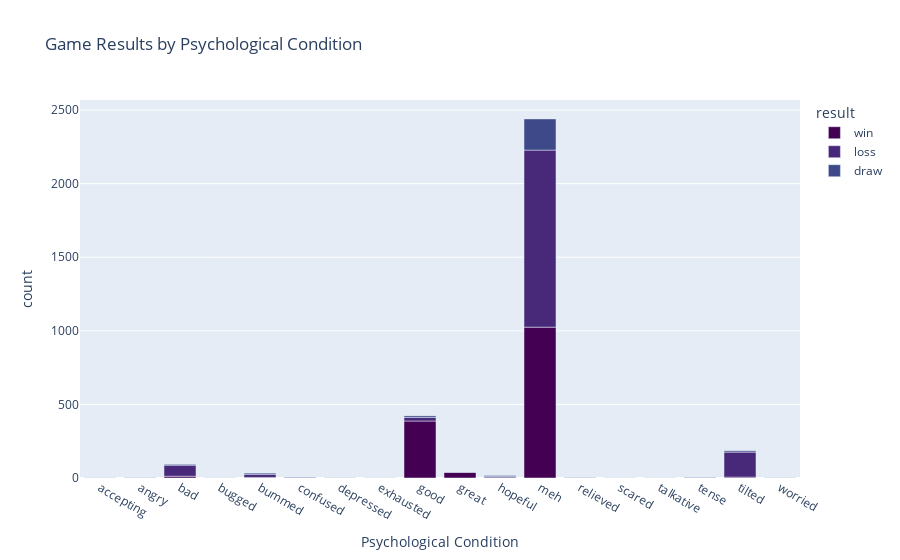

The code cell stored with this chart in its notebook:
### Markdown cell above
The stacked bar chart showcases game results based on the player's psychological condition. Some interesting observations:

For most psychological conditions, the number of wins and losses are relatively close.
The "meh" condition has a notably higher number of games compared to other conditions. This might suggest that the player often felt neutral or indifferent during gameplay.
"Good" and "great" conditions tend to have much more wins than losses.
"Bad" condition appears to have more losses than wins, suggesting that a player's negative mood might adversely affect gameplay.

### Code cell
# interactive plot
import plotly.express as px

# Convert the crosstab dataframe to a long format for plotly
long_df = psych_condition_vs_result.reset_index().melt(id_vars='psychological_condition', 
                                                       value_vars=['win', 'loss', 'draw'],
                                                       var_name='result', value_name='count')

# Create an interactive bar chart using plotly
fig = px.bar(long_df, x='psychological_condition', y='count', color='result', 
             title="Game Results by Psychological Condition", 
             labels={'psychological_condition': 'Psychological Condition'},
             color_discrete_sequence=px.colors.sequential.Viridis)

fig.show()

### Figure 1 — Plotly figure (JSON) as saved in the notebook; plotly's stock layout.template omitted (floating-point values rounded to 4 significant figures)
{"data": [{"alignmentgroup": "True", "hovertemplate": "result=win<br>Psychological Condition=%{x}<br>count=%{y}<extra></extra>", "legendgroup": "win", "marker": {"color": "#440154", "pattern": {"shape": ""}}, "name": "win", "offsetgroup": "win", "orientation": "v", "showlegend": true, "textposition": "auto", "type": "bar", "x": ["accepting", "angry", "bad", "bugged", "bummed", "confused", "depressed", "exhausted", "good", "great", "hopeful", "meh", "relieved", "scared", "talkative", "tense", "tilted", "worried"], "xaxis": "x", "y": [0, 0, 12, 0, 4, 1, 0, 0, 387, 40, 2, 1025, 1, 1, 3, 3, 6, 0], "yaxis": "y"}, {"alignmentgroup": "True", "hovertemplate": "result=loss<br>Psychological Condition=%{x}<br>count=%{y}<extra></extra>", "legendgroup": "loss", "marker": {"color": "#482878", "pattern": {"shape": ""}}, "name": "loss", "offsetgroup": "loss", "orientation": "v", "showlegend": true, "textposition": "auto", "type": "bar", "x": ["accepting", "angry", "bad", "bugged", "bummed", "confused", "depressed", "exhausted", "good", "great", "hopeful", "meh", "relieved", "scared", "talkative", "tense", "tilted", "worried"], "xaxis": "x", "y": [2, 3, 75, 1, 21, 5, 3, 1, 24, 0, 8, 1203, 0, 0, 0, 2, 170, 0], "yaxis": "y"}, {"alignmentgroup": "True", "hovertemplate": "result=draw<br>Psychological Condition=%{x}<br>count=%{y}<extra></extra>", "legendgroup": "draw", "marker": {"color": "#3e4989", "pattern": {"shape": ""}}, "name": "draw", "offsetgroup": "draw", "orientation": "v", "showlegend": true, "textposition": "auto", "type": "bar", "x": ["accepting", "angry", "bad", "bugged", "bummed", "confused", "depressed", "exhausted", "good", "great", "hopeful", "meh", "relieved", "scared", "talkative", "tense", "tilted", "worried"], "xaxis": "x", "y": [0, 1, 6, 0, 8, 1, 0, 0, 11, 1, 7, 212, 2, 0, 0, 2, 9, 1], "yaxis": "y"}], "layout": {"barmode": "relative", "legend": {"title": {"text": "result"}, "tracegroupgap": 0}, "title": {"text": "Game Results by Psychological Condition"}, "xaxis": {"anchor": "y", "domain": [0, 1], "title": {"text": "Psychological Condition"}}, "yaxis": {"anchor": "x", "domain": [0, 1], "title": {"text": "count"}}}}
